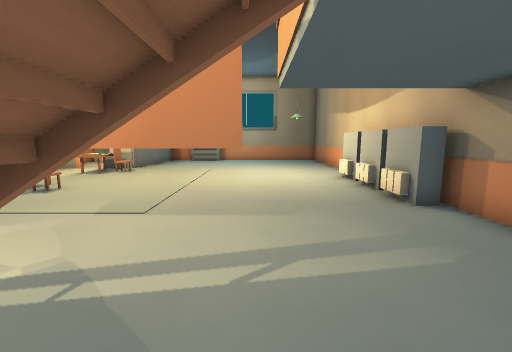
View 1 (above)

16 first-person views from a walk through a 3-D level made in the Godot game engine. The camera is 1.5 m above the floor, tilts 8° down and sees 90° across. The floor is counted in squares, 1 m on a side. Each view is taken from the middle of a square. On the plan, view 1 faces up. The plan holds only what a view shows up to about 13 squares ahead; the rest is blank. Characters and animated objects are not drawn. Door leaves are left out where a doorway can be walked through.

View 2
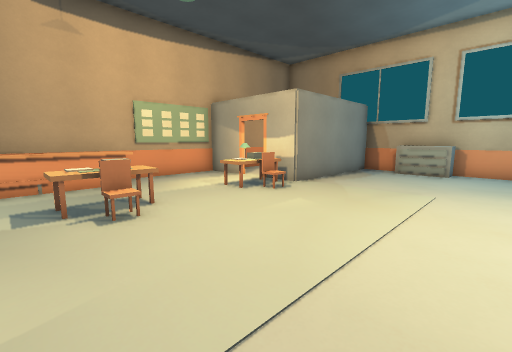

View 3
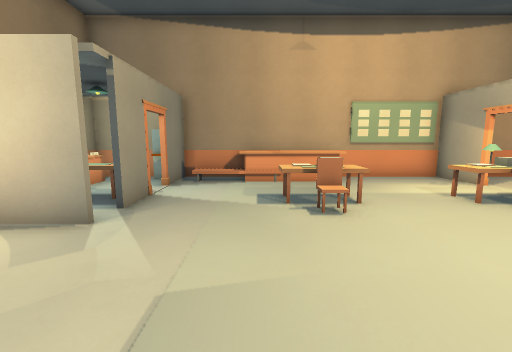

View 4
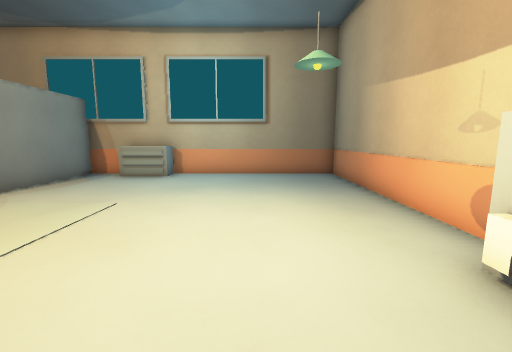

View 5
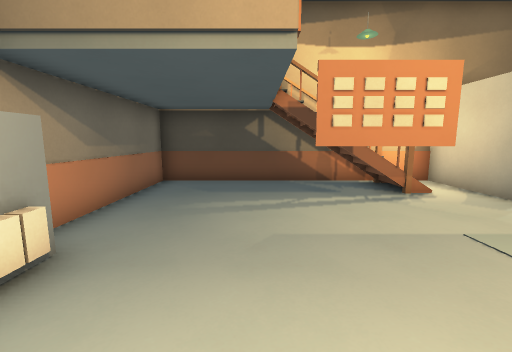

View 6
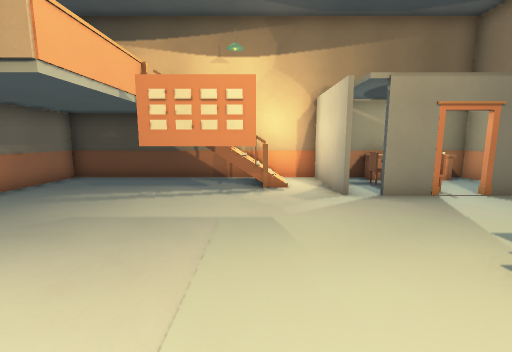

View 7
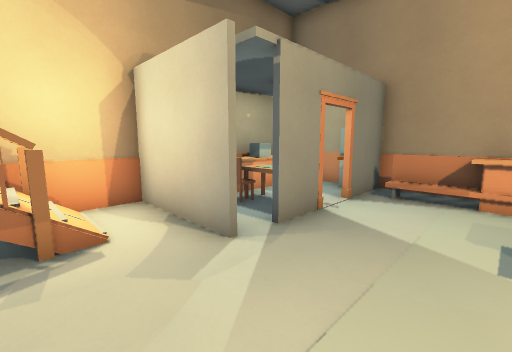

View 8
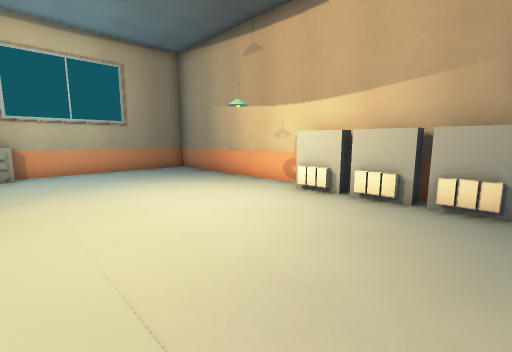

View 9
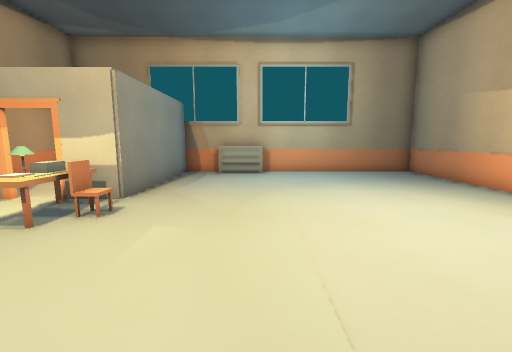

View 10
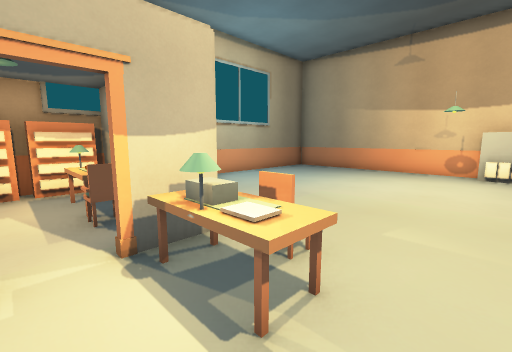

View 11
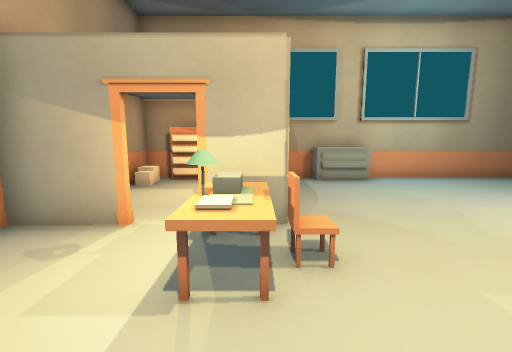

View 12
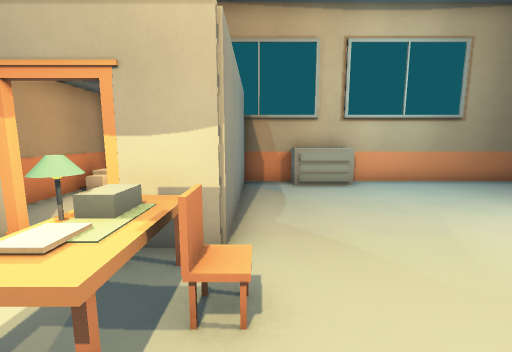

View 13
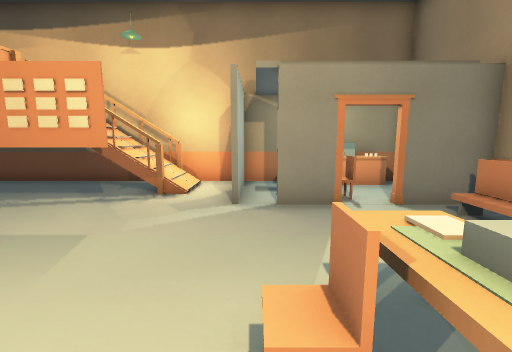

View 14
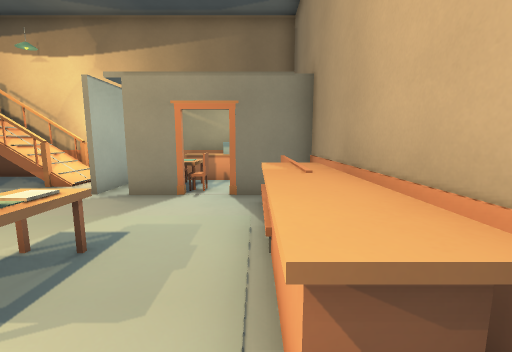

View 15
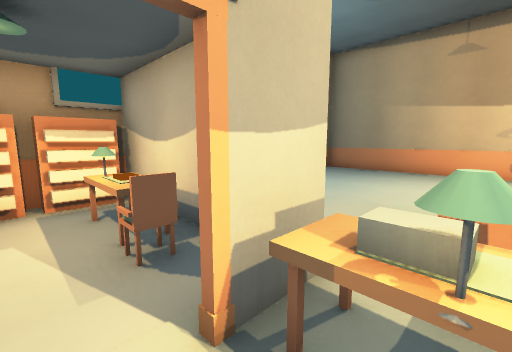

View 16
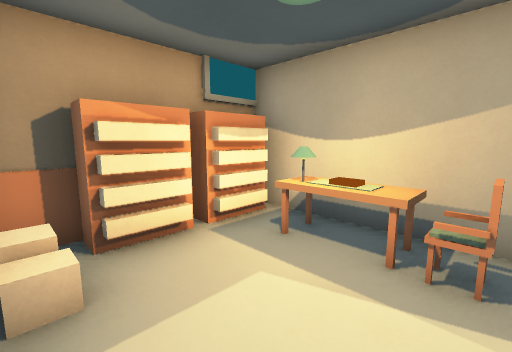

### Floor plan
Key: @ floor where view 1 was taken; # wall or solid block; . floor; / step, stairs or slope; D open door; ^ raised ledge; B box; T thing the floor can be seen under or through; L lamp; A table; C chair; E desk; O other object.
Columns run from 12 left of view 1 to 5 right of it. Each row starts with its distance up from view 1.
 20 ##################
 19 ##O#O##.^^.......#
 18 #O....#..........#
 17 #...LE#..........#
 16 #...EE#..........#
 15 #...C##..........#
 14 ###DD##..........#
 13 #..DD^...........#
 12 #...L^...........#
 11 #....^..........B#
 10 #...............B#
  9 #^^.............B#
  8 #^^.^^..........B#
  7 #^^.^^..........B#
  6 #^^.............B#
  5 #O...............#
  4 ##.......TTT.....#
  3 #O#DD#.#.........#
  2 #O..AC.#/###.....#
  1 #... C.#////.....#
  0 #.^^^..#/###@....#
 -1 ##################

Where each view was taken, in squares from view 1:
view 1: 0 up, 0 right, facing up
view 2: 6 up, 1 left, facing up-left
view 3: 6 up, 1 left, facing left
view 4: 8 up, 1 right, facing up
view 5: 9 up, 1 right, facing down
view 6: 10 up, 3 left, facing down
view 7: 6 up, 3 left, facing down-left
view 8: 6 up, 3 left, facing up-right
view 9: 7 up, 3 left, facing up
view 10: 10 up, 9 left, facing up-right
view 11: 9 up, 7 left, facing up
view 12: 10 up, 6 left, facing up
view 13: 9 up, 6 left, facing down
view 14: 10 up, 10 left, facing down
view 15: 12 up, 9 left, facing up-right
view 16: 15 up, 11 left, facing up-right
